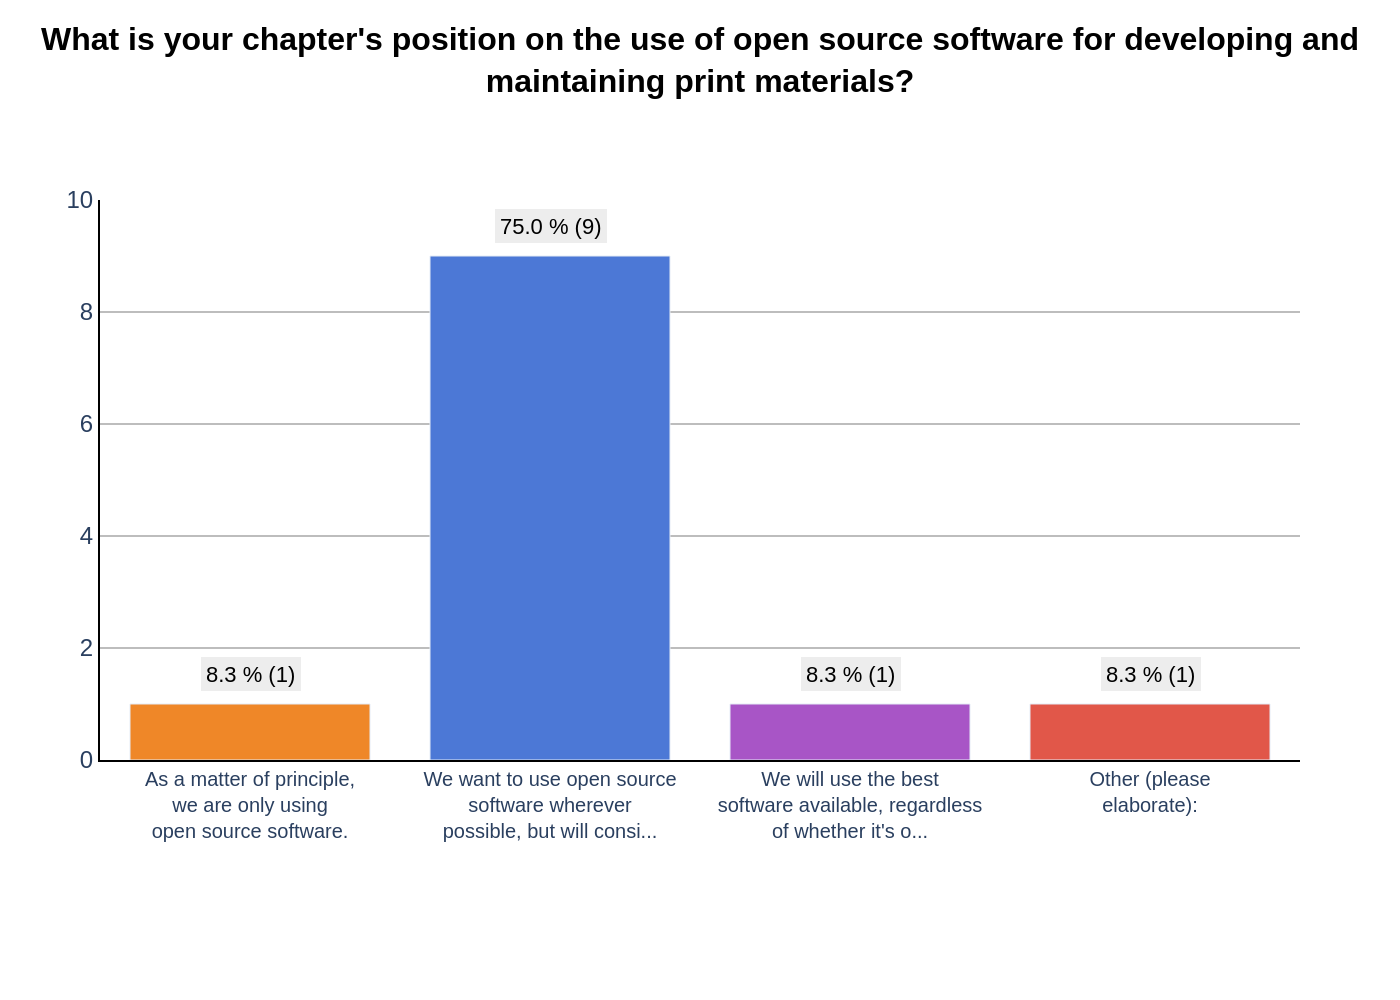

Recreate this plot in Python.
import sys
import json
import plotly.graph_objects as go
from pathlib import Path

# Check if the JSON file path is provided as a command-line argument
if len(sys.argv) != 2:
    print("Usage: python generate_chart.py <path_to_json_file>")
    sys.exit(1)

json_file_path = Path(sys.argv[1])
if not json_file_path.is_file():
    print(f"Error: File not found at {json_file_path}")
    sys.exit(1)

# Load data from the JSON file
with open(json_file_path, 'r', encoding='utf-8') as f:
    chart_config = json.load(f)

# Extract data for plotting
chart_data = chart_config['chart_data']
texts = chart_config['texts']
colors = chart_config['colors']

# Prepare data for the bar trace
categories = [item['category'] for item in chart_data]
values = [item['value'] for item in chart_data]

# Create the figure
fig = go.Figure()

# Add the bar trace
fig.add_trace(go.Bar(
    x=categories,
    y=values,
    marker_color=colors,
    textposition='none', # Annotations will be added manually
    hoverinfo='none'
))

# Add annotations above each bar
for item in chart_data:
    fig.add_annotation(
        x=item['category'],
        y=item['value'],
        text=item['annotation_text'],
        showarrow=False,
        font=dict(
            family="Arial",
            size=11,
            color="black"
        ),
        bgcolor="rgba(230, 230, 230, 0.7)",
        borderpad=2,
        yshift=15,
        yanchor="middle"
    )

# Update layout
fig.update_layout(
    title=dict(
        text=texts['title'],
        x=0.5,
        xanchor='center',
        y=0.95,
        yanchor='top',
        font=dict(family="Arial", size=16, color="black", weight="bold")
    ),
    xaxis=dict(
        title_text=texts['x_axis_title'],
        showline=True,
        linewidth=1,
        linecolor='black',
        tickfont=dict(family="Arial", size=10)
    ),
    yaxis=dict(
        title_text=texts['y_axis_title'],
        range=[0, 10],
        tickvals=[0, 2, 4, 6, 8, 10],
        showgrid=True,
        gridcolor='#BDBDBD',
        gridwidth=1,
        showline=True,
        linewidth=1,
        linecolor='black',
        tickfont=dict(family="Arial", size=12)
    ),
    font=dict(
        family="Arial",
        size=12
    ),
    plot_bgcolor='white',
    paper_bgcolor='white',
    showlegend=False,
    margin=dict(l=50, r=50, t=100, b=120)
)

# Generate output filename from JSON path
output_filename = json_file_path.with_suffix('.png')

# Save the figure as a PNG image
fig.write_image(output_filename, scale=2)

print(f"Chart saved to {output_filename}")
